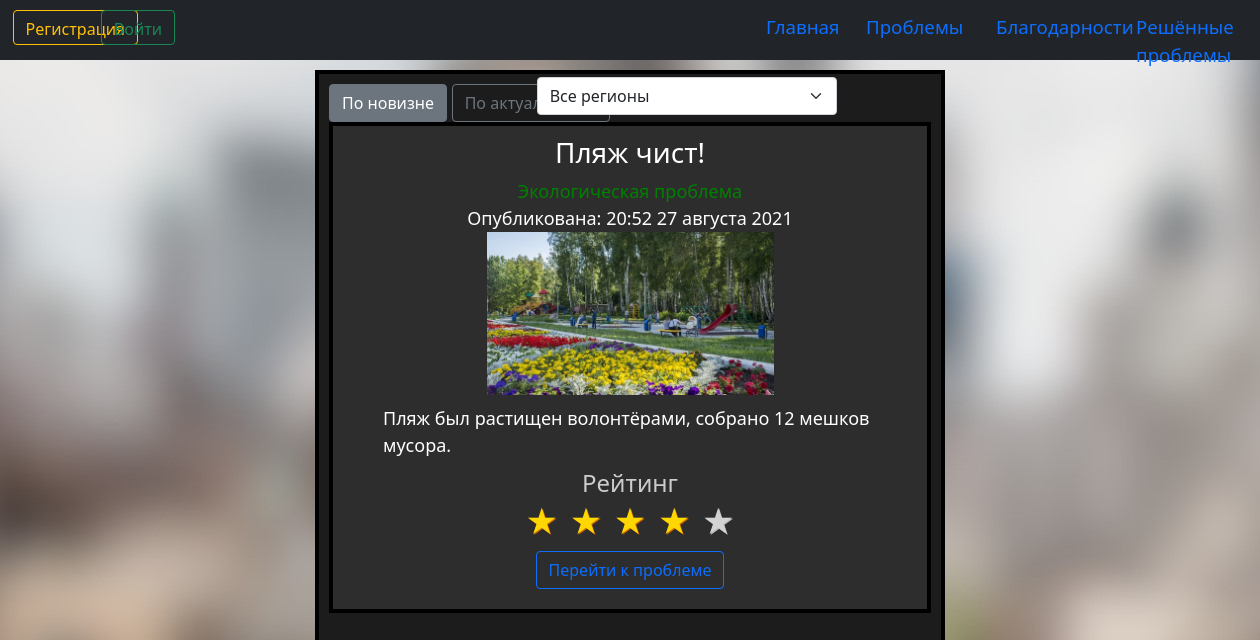
The page /resolved_problems on the database its author committed.
### data/resolved_problem.py (models this page shows, shortened)
class Resolved(SqlAlchemyBase, UserMixin, SerializerMixin):
    __tablename__ = 'resolved_problems'
    id = sqlalchemy.Column(sqlalchemy.Integer, primary_key=True, autoincrement=True)
    name = sqlalchemy.Column(sqlalchemy.String, nullable=True)
    description = sqlalchemy.Column(sqlalchemy.String, nullable=True)
    photo = sqlalchemy.Column(sqlalchemy.BLOB, nullable=True)
    rating = sqlalchemy.Column(sqlalchemy.String, nullable=True)
    problem = sqlalchemy.Column(sqlalchemy.Integer, nullable=True)
    users = sqlalchemy.Column(sqlalchemy.String, nullable=True)
    modifed_date = sqlalchemy.Column(sqlalchemy.DateTime, default=datetime.datetime.now)

### data/complaints.py (models this page shows, shortened)
class Complaint(SqlAlchemyBase, UserMixin, SerializerMixin):
    __tablename__ = 'complaints'
    id = sqlalchemy.Column(sqlalchemy.Integer, primary_key=True, autoincrement=True)
    name = sqlalchemy.Column(sqlalchemy.String, nullable=True)
    description = sqlalchemy.Column(sqlalchemy.String, nullable=True)
    photo = sqlalchemy.Column(sqlalchemy.BLOB, nullable=True)
    coordinates = sqlalchemy.Column(sqlalchemy.String, nullable=True)
    n_confirmation = sqlalchemy.Column(sqlalchemy.Integer, nullable=True, default=0)
    category = sqlalchemy.Column(sqlalchemy.String, nullable=True)
    modifed_date = sqlalchemy.Column(sqlalchemy.DateTime, default=datetime.datetime.now)

### sait.py (the view, shortened to what this page needs)
@app.route('/resolved_problems', methods=["GET", 'POST'])
def resolved_problems():
    db_sess = db_session.create_session()
    flag_date = 0
    lst_backlight = ['-outline', '-outline']
    if request.method == "POST":
        print(request.form)
        s = request_processing(request.form)
        if s:
            flag_date = s
    lst_backlight[flag_date] = ''
    list_resolved = []
    for i in db_sess.query(Resolved).all():
        list_resolved.append(shaping_dictionary(i, resolved=True))
    print(list_resolved)
    return render_template(
        'resolved_problems.html', list_problems=list_resolved, title='Решённые проблемы', backlight=lst_backlight,
        my_problems=False, url=URL, len_pr=column_length(cl=Thank))

### constants.py (called while the page is built)
def transformation_date(date):
    date = date.split(' ')
    month = {'01': 'января', '02': 'февраля', '03': 'марта', '04': 'апреля', '05': 'мая', '06': 'июня',
             '07': 'июля', '08': 'августа', '09': 'сентября', '10': 'октября', '11': 'ноября', '12': 'декабря'}
    mod_date = f'{date[1].split(":")[0]}:{date[1].split(":")[1]} {date[0].split("-")[2]} {month[date[0].split("-")[1]]} {date[0].split("-")[0]}'
    return mod_date

def recording_img(i_id, i_photo, pape_name='img_problems'):
    if f'{i_id}.jpg' not in os.listdir(f'static/img/{pape_name}'):
        write_to_file(i_photo, f'static/img/{pape_name}/{i_id}.jpg')

def height_len(width, height):
    if width / height == 0.5625:
        return 108
    elif width / height == 1.5:
        return 58
    elif width / height == 58 / 33:
        return 68
    elif height / width == 0.75:
        return 52

### data/db_session.py (called while the page is built, shortened)
def global_init(db_file):
    global __factory
    if __factory:
        return

def create_session() -> Session:
    global __factory
    return __factory()

### templates/resolved_problems.html (shortened to what this page needs)
{% extends "base.html" %}
{% block content %}
    <div style="position: absolute; top: 6%; left:25%; width: 50%; color: white;
    border: 4px solid black; padding: 10px; background-color: rgb(28, 28, 28); font-size: large; height: {{ len_pr }}%">
        {% if list_problems != [] %}
        <div><form method="post">
            <button type="submit" class="btn btn{{ backlight[0] }}-secondary" name="options" value="0">По новизне</button>
            {% if not thank %}
            <button type="submit" class="btn btn{{ backlight[1] }}-secondary" name="options" value="1">По актуальности</button></form></div>
            <form action="">
                <select class="form-select" aria-label="Default select example" style="position: absolute; left: 35%; top: 0.2%; width: 300px;" name="lst">
                <option selected value="0">Все регионы</option>
                </select>
                </form>
        {% else %}
        <button type="submit" class="btn btn{{ backlight[1] }}-secondary" name="options" value="1">По популярности</button></form></div>
        {% endif %}
            {% for i in list_problems %}
            <section>
                <article class="cell">
                    <div style="text-align: center;">
                        <h3>
                            <a>{{ i['name'] }}</a>
                        </h3>
                        <div>
                            <div style="color: {{ i['color'] }}">{{ i['category'] }} проблема</div>
                        </div>
                        <div>
                            <div>Опубликована: {{ i['date'] }}</div>
                        </div>
                        <div>
                            <img src="../static/img/resolved_problems/{{ i['id'] }}.jpg" style="text-align: center;" height="50%" width="50%">
                        </div>
                        <div>
                            <div style="text-align: left; padding: 10px 40px;">  {{ i['text'] }}</div>
                        </div>
                        {% if  not i['rating'] %}
                        <h4>Данные об рейтинге отсутствуют</h4>
                        {% else %}
                        <h4 style="padding: 0px;">Рейтинг</nobr></h4>
                        <link rel="stylesheet" type="text/css" href="../static/css/star.css"/>
                        <div class="rating-result">
                            {% for j in range(i['rating']) %}
                        	    <span class="active"></span>
                            {% endfor %}
                            {% for j in range(5 - i['rating']) %}
                        	    <span></span>
                            {% endfor %}
                        </div>
                        {% endif %}
                        <form method="post" style="margin: 10px 0px;">
                        <form method="post" action="http://localhost:{{ url }}/problem/{{ i['id_problem'] }}">
                            <button class="btn btn-outline-primary">Перейти к проблеме</button></form>
                    </div>
                </article>
            </section>
            {% endfor %}
        {% else %}
                    <div style="text-align: center; padding: 15px;">
                        <h3>
                            <a>По данному запросу нет решённых проблем</a>
                        </h3>
                    </div>
        {% endif %}
        </div>
{% endblock %}

### static/css/style.css (style rules this page uses)
h4 { color: #cccccc; padding: 20px; }

### static/css/star.css (style rules this page uses)
.rating-result { width: 265px; margin: 0 auto; }
.rating-result span { padding: 0; font-size: 32px; margin: 0 3px; line-height: 1; color: lightgrey; text-shadow: 1px 1px #bbb; }
.rating-result > span:before { content: '★'; }
.rating-result > span.active { color: gold; text-shadow: 1px 1px #c60; }

### templates/base.html (style rules this page uses)
.cell { background-color: rgb(45, 45, 45); left: 23%; padding: 10px; border: 4px solid black; margin-bottom: 15px; }

### rows shown on the page
Resolved: name "Пляж чист!", text "Пляж был растищен волонтёрами, собрано 12 мешков мусора."
Complaint: category "Экологическая"

### other values the page prints
{{ i['date'] }} "20:52 27 августа 2021"
